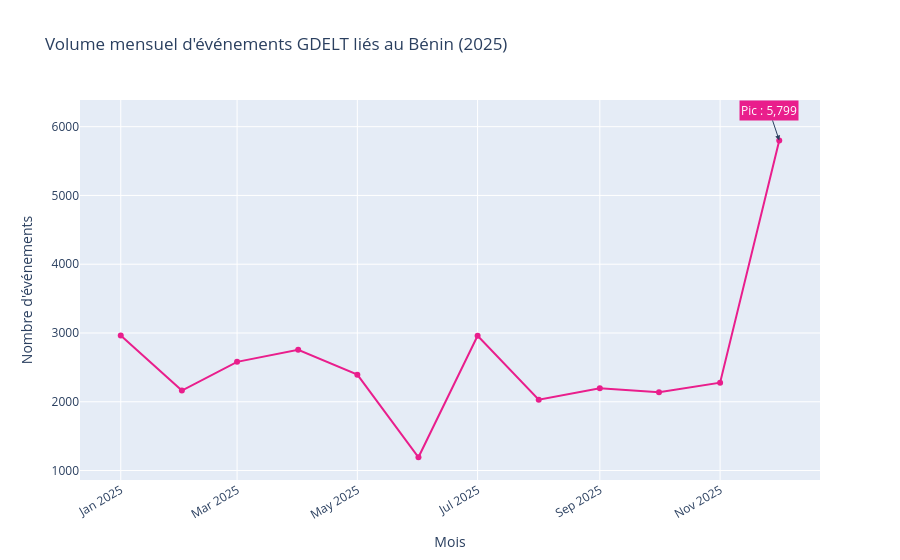

The notebook cell saved with this chart:
### Markdown cell above
---
## VIZ 1 — Volume mensuel d'événements
**Question** : L'activité médiatique sur le Bénin est-elle stable ou y a-t-il des pics ?

### Code cell
monthly_vol = df.groupby('_month').size().reset_index(name='nb_evenements')
monthly_vol = monthly_vol.sort_values('_month')

fig = px.line(
    monthly_vol, x='_month', y='nb_evenements',
    markers=True,
    title='Volume mensuel d\'événements GDELT liés au Bénin (2025)',
    labels={'_month': 'Mois', 'nb_evenements': 'Nombre d\'événements'},
    color_discrete_sequence=['#e91e8c']
)
fig.update_layout(xaxis_tickangle=-30)

# Annoter le pic
peak = monthly_vol.loc[monthly_vol['nb_evenements'].idxmax()]
fig.add_annotation(
    x=peak['_month'], y=peak['nb_evenements'],
    text=f"Pic : {peak['nb_evenements']:,}",
    showarrow=True, arrowhead=2, bgcolor='#e91e8c', font=dict(color='white')
)
fig.show()

print(f"Mois le plus actif : {peak['_month']} ({peak['nb_evenements']:,} événements)")
print(f"Mois le plus calme : {monthly_vol.loc[monthly_vol['nb_evenements'].idxmin(), '_month']}")

### Figure 1 — Plotly figure (JSON) as saved in the notebook; plotly's stock layout.template omitted (floating-point values rounded to 4 significant figures)
{"data": [{"hovertemplate": "Mois=%{x}<br>Nombre d'événements=%{y}<extra></extra>", "legendgroup": "", "line": {"color": "#e91e8c", "dash": "solid"}, "marker": {"symbol": "circle"}, "mode": "lines+markers", "name": "", "orientation": "v", "showlegend": false, "type": "scatter", "x": ["2025-01", "2025-02", "2025-03", "2025-04", "2025-05", "2025-06", "2025-07", "2025-08", "2025-09", "2025-10", "2025-11", "2025-12"], "xaxis": "x", "y": [2963, 2163, 2580, 2756, 2394, 1193, 2959, 2030, 2195, 2138, 2278, 5799], "yaxis": "y"}], "layout": {"annotations": [{"arrowhead": 2, "bgcolor": "#e91e8c", "font": {"color": "white"}, "showarrow": true, "text": "Pic : 5,799", "x": "2025-12", "y": 5799}], "legend": {"tracegroupgap": 0}, "title": {"text": "Volume mensuel d'événements GDELT liés au Bénin (2025)"}, "xaxis": {"anchor": "y", "domain": [0, 1], "tickangle": -30, "title": {"text": "Mois"}}, "yaxis": {"anchor": "x", "domain": [0, 1], "title": {"text": "Nombre d'événements"}}}}
